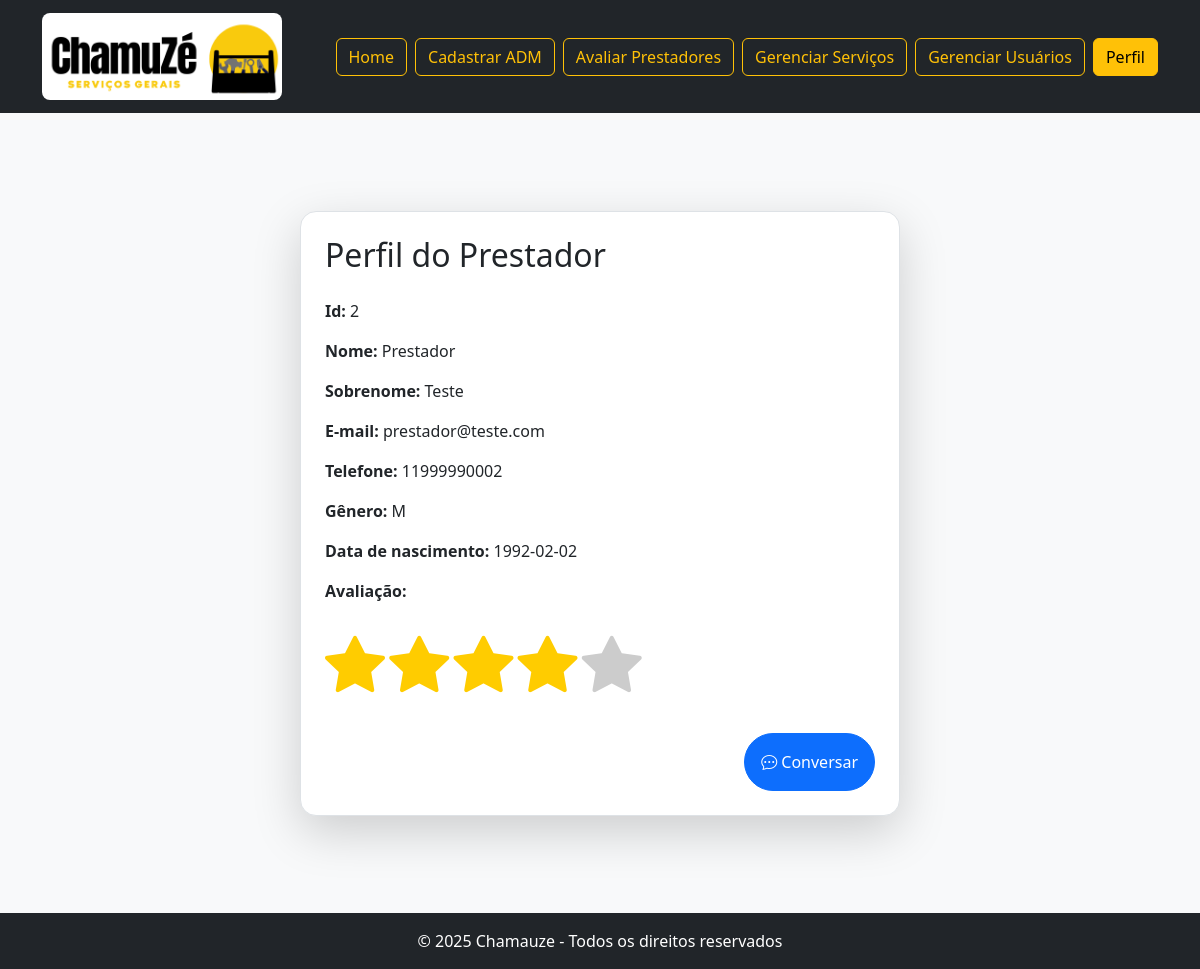
/PROJETO/prestador/paginaPrestador.php?id_prestador=2 (signed in), run on the app's committed database.
### tables this page shows
CREATE TABLE prestador (
	id_prestador INTEGER NOT NULL PRIMARY KEY,
	FOREIGN KEY (id_prestador) REFERENCES usuario(id_usuario),
	cnpj VARCHAR(14) NOT NULL,
	img_rg VARCHAR(255) NOT NULL,
	chave_pix VARCHAR(255) NOT NULL,
	status_avaliacao ENUM('aprovado','reprovado','naoverificado') NOT NULL
);

CREATE TABLE usuario (
	id_usuario INTEGER NOT NULL PRIMARY KEY AUTO_INCREMENT,
	nome VARCHAR(100) NOT NULL,
    sobrenome VARCHAR(150) NOT NULL,
	email VARCHAR(150) NOT NULL,
	senha VARCHAR(255) NOT NULL,
    cpf VARCHAR(11) NOT NULL,
    telefone VARCHAR(30) NOT NULL,
    nacionalidade VARCHAR(50) NOT NULL,
    data_nascimento DATE NOT NULL,
	nota_reputacao DECIMAL(3,2) NOT NULL,
    genero ENUM('F','M','O') NOT NULL,
	tipo_perfil ENUM('administrador','prestador','solicitante')NOT NULL
);

### PROJETO/helpers/biblioteca.php (called while the page is built, shortened)
<?php
$conexao = conectaDB();
function buscarPrestadorNoBancoPeloId($id){
    global $conexao;
    $sql = "SELECT * FROM usuario LEFT JOIN prestador ON usuario.id_usuario = prestador.id_prestador WHERE id_usuario = ?";
    $stmt = $conexao->prepare($sql);
    $stmt->bind_param("i", $id);
    $stmt->execute();
    $result = $stmt->get_result();
    return $result->fetch_assoc();
}
?>

### PROJETO/prestador/paginaPrestador.php (the view, shortened to what this page needs)
<?php
include "../helpers/biblioteca.php";
if(isset($_GET['id_prestador'])){
   $prestador = buscarPrestadorNoBancoPeloId($_GET['id_prestador']);
}
?>
<!DOCTYPE html>
<html lang="pt-br">
<head>
    <link rel="stylesheet" href="../assets/css/estrelas.css">
    <link href="https://cdn.jsdelivr.net/npm/bootstrap@5.3.3/dist/css/bootstrap.min.css" rel="stylesheet">
    <link rel="stylesheet" href="../assets/css/estilo.css">
    <link rel="stylesheet" href="https://cdn.jsdelivr.net/npm/bootstrap-icons/font/bootstrap-icons.css">
</head>
<body class="bg-light  vh-100">
<main class="min-vh-100 d-flex align-items-center justify-content-center bg-light">
    <div class="col-md-6 shadow-lg p-4 bg-white rounded-4 border">
        <div class="d-flex align-items-center mb-4">
            <h2 class="m-0">Perfil do Prestador</h2>
        </div>
            <p><strong>Id:</strong> <?= $prestador['id_prestador']?></p>
            <p><strong>Nome:</strong> <?= $prestador['nome']?></p>
            <p><strong>Sobrenome:</strong> <?= $prestador['sobrenome']?></p>
            <p><strong>E-mail:</strong> <?= $prestador['email']?></p>
            <p><strong>Telefone:</strong> <?= $prestador['telefone']?></p>
            <p><strong>Gênero:</strong> <?= $prestador['genero']?></p>
            <p><strong>Data de nascimento:</strong> <?= $prestador['data_nascimento']?></p>
            <p><strong>Avaliação:</strong></p>
            <div>
                <?php
                if ($prestador['nota_reputacao'] <= 0){
                    echo "<div>
                    <i class='bi bi-star-fill estrela-avaliacao-vazia'></i>
                    <i class='bi bi-star-fill estrela-avaliacao-vazia'></i>
                    <i class='bi bi-star-fill estrela-avaliacao-vazia'></i>
                    <i class='bi bi-star-fill estrela-avaliacao-vazia'></i>
                    <i class='bi bi-star-fill estrela-avaliacao-vazia'></i>
                    </div>";
                } else if($prestador['nota_reputacao'] <= 4.5){
                    echo "<div>
                    <i class='bi bi-star-fill estrela-avaliacao-preenchida'></i>
                    <i class='bi bi-star-fill estrela-avaliacao-preenchida'></i>
                    <i class='bi bi-star-fill estrela-avaliacao-preenchida'></i>
                    <i class='bi bi-star-fill estrela-avaliacao-preenchida'></i>
                    <i class='bi bi-star-fill estrela-avaliacao-vazia'></i>
                    </div>";
                }
                ?>
            </div>
            <form action="#" class="mt-4 text-end">
                <button class="btn btn-primary rounded-pill p-3">
                    <i class="bi bi-chat-dots"></i> Conversar
                </button>
            </form>
        </div>
</main>
<?php include "../footer.php"; ?>
</body>
</html>

### PROJETO/assets/css/estrelas.css (style rules this page uses)
.estrela-avaliacao-preenchida { font-size: 60px; color:#FC0; }
.estrela-avaliacao-vazia { font-size: 60px; color:#CCC; }

### data on the page
prestador: id_prestador "2", id_prestador.nome "Prestador", id_prestador.sobrenome "Teste", id_prestador.email "prestador@teste.com", id_prestador.telefone "11999990002", id_prestador.genero "M", id_prestador.data_nascimento "1992-02-02"
